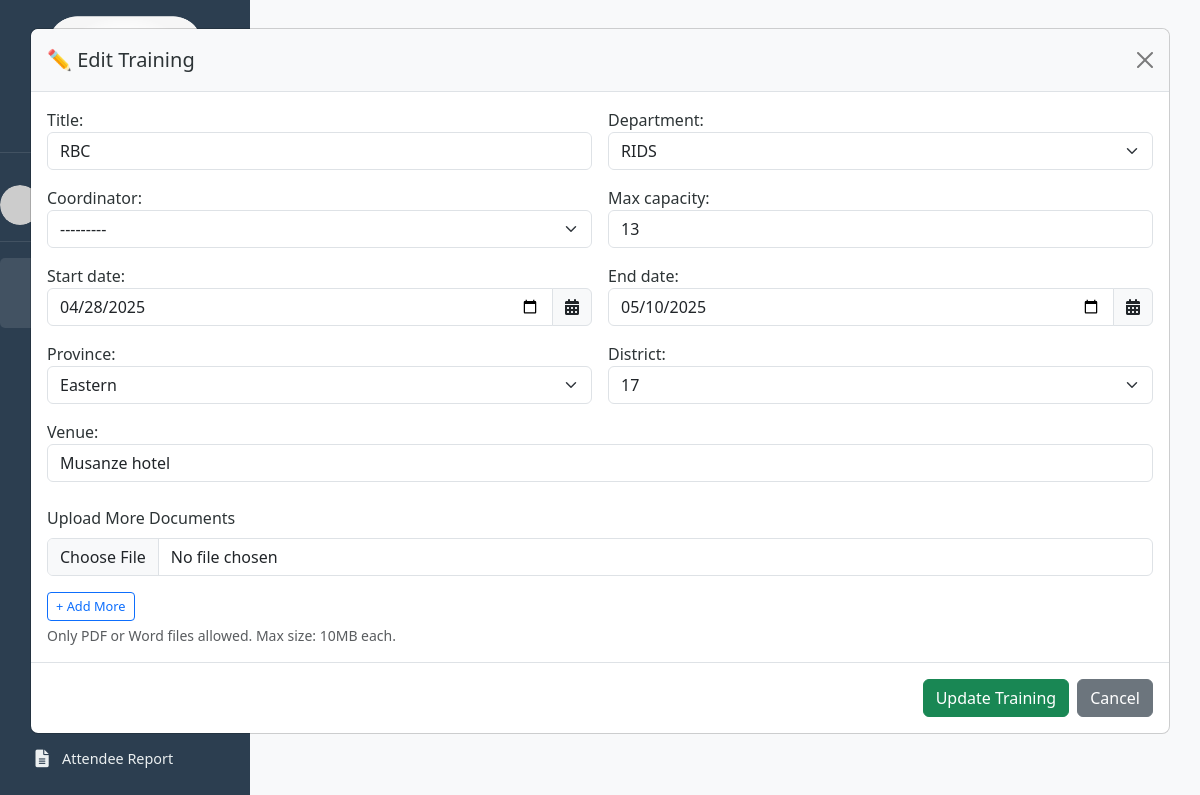
/trainings/edit/3/ (signed in), run on the app's committed database.
### trainings/models.py (models this page shows, shortened)
class Training(models.Model):
    STATUS_CHOICES = (
        ('pending', 'Pending Approval'),
        ('approved', 'Approved'),
        ('rejected', 'Rejected'),
        ('in_progress', 'In Progress'),
        ('completed', 'Completed'),
        ('canceled', 'Canceled'),
    )
    title = models.CharField(max_length=200)
    department = models.ForeignKey(Department, on_delete=models.SET_NULL, null=True, blank=True)
    province = models.ForeignKey(Province, on_delete=models.SET_NULL, null=True, blank=True)
    district = models.ForeignKey(District, on_delete=models.SET_NULL, null=True, blank=True)
    venue = models.CharField(max_length=255)
    start_date = models.DateField()
    end_date = models.DateField()
    max_capacity = models.PositiveIntegerField()
    rejection_reason = models.TextField(blank=True, null=True)
    coordinator = models.ForeignKey(
        'Staff',
        on_delete=models.SET_NULL,
        null=True,
        blank=True,
        related_name='coordinated_trainings'
    )
    created_by = models.ForeignKey('Staff', on_delete=models.CASCADE)
    status = models.CharField(max_length=20, choices=STATUS_CHOICES, default='pending')
    created_at = models.DateTimeField(auto_now_add=True)
    class Meta:
        ordering = ['-created_at']

### trainings/views.py (the view)
# urls.py: path('trainings/edit/<int:pk>/', views.training_edit, name='training_edit'),
@login_required
def training_edit(request, pk):
    training = get_object_or_404(Training, pk=pk)
    staff = request.user
    if staff != training.created_by and staff.role != 'admin':
        messages.error(request, "You are not authorized to edit this training.")
        return redirect('training_list')
    if request.method == 'POST':
        form = TrainingForm(request.POST, request.FILES, instance=training, user=staff)
        files = request.FILES.getlist('documents')
        if form.is_valid():
            training = form.save(commit=False)
            training.status = 'pending'  # Reset to pending
            training.rejection_reason = None
            training.save()
            for file in files:
                if file.name.lower().endswith(('.pdf', '.doc', '.docx')) and file.size <= 10 * 1024 * 1024:
                    TrainingDocument.objects.create(training=training, file=file)
            messages.success(request, "Training updated and sent for re-approval.")
            return redirect('training_list')
        else:
            messages.error(request, "Form has errors.")
    else:
        form = TrainingForm(instance=training, user=staff)
    documents = training.documents.all()
    return render(request, 'trainings/training_edit_form.html', {
        'form': form,
        'staff': staff,
        'training': training,
        'documents': documents,
    })

### trainings/forms.py (shortened to what this page needs)
class TrainingForm(forms.ModelForm):
    class Meta:
        model = Training
        exclude = [
            'created_by', 'status', 'created_at',
            'concept_note', 'participant_list', 'agenda', 'rejection_reason',
        ]
        widgets = {
            'start_date': forms.DateInput(attrs={'type': 'date'}),
            'end_date': forms.DateInput(attrs={'type': 'date'}),
            'venue': forms.TextInput(attrs={'class': 'form-control', 'placeholder': 'Enter venue name (e.g., Serena Hotel)'}),
        }
    def __init__(self, *args, **kwargs):
        user = kwargs.pop('user', None)
        super().__init__(*args, **kwargs)
        self.fields['coordinator'].queryset = Staff.objects.filter(role='supervisor')
        if user and hasattr(user, 'staff') and user.staff.role == 'regular':
            self.fields['department'].queryset = Department.objects.filter(id=user.staff.department.id)
            self.fields['department'].initial = user.staff.department
            self.fields['department'].widget.attrs['readonly'] = True

### trainings/models.py (called while the page is built)
    def __str__(self):
        return self.name

    def __str__(self):
        return self.name

### trainings/templatetags/form_extras.py (called while the page is built)
@register.filter(name='add_class')
def add_class(field, css):
    if isinstance(field, BoundField):
        return field.as_widget(attrs={"class": css})
    return field  # return original value if it's not a form field

### trainings/templates/trainings/training_edit_form.html (shortened to what this page needs)
{% extends 'base.html' %}
{% load form_extras %}
{% block content %}
{% include 'trainings/sidebar.html' %}
<div class="modal fade" id="editTrainingModal" tabindex="-1" aria-labelledby="editTrainingModalLabel" aria-hidden="true">
  <div class="modal-dialog modal-xl modal-dialog-scrollable">
    <div class="modal-content">
      <div class="modal-header bg-light">
        <h5 class="modal-title" id="editTrainingModalLabel">✏️ Edit Training</h5>
        <a href="{% url 'training_list' %}" class="btn-close" aria-label="Close"></a>
      </div>
      <div class="modal-body">
        <form method="post" enctype="multipart/form-data" action="{% url 'training_edit' training.id %}" id="editTrainingForm">
          <div class="row g-3">
            <div class="col-md-6">{{ form.title.label_tag }} {{ form.title|add_class:"form-control" }}</div>
            <div class="col-md-6">{{ form.department.label_tag }} {{ form.department|add_class:"form-select" }}</div>
            <div class="col-md-6">{{ form.coordinator.label_tag }} {{ form.coordinator|add_class:"form-select" }}</div>
            <div class="col-md-6">{{ form.max_capacity.label_tag }} {{ form.max_capacity|add_class:"form-control" }}</div>
            <div class="col-md-6">
              {{ form.start_date.label_tag }}
              <div class="input-group">{{ form.start_date|add_class:"form-control" }}
                <span class="input-group-text"><i class="fas fa-calendar-alt"></i></span>
              </div>
            </div>
            <div class="col-md-6">
              {{ form.end_date.label_tag }}
              <div class="input-group">{{ form.end_date|add_class:"form-control" }}
                <span class="input-group-text"><i class="fas fa-calendar-alt"></i></span>
              </div>
            </div>
            <div class="col-md-6">{{ form.province.label_tag }} {{ form.province|add_class:"form-select" }}</div>
            <div class="col-md-6">
              {{ form.district.label_tag }}
              <select id="id_district" name="district" class="form-select">
                <option value="{{ form.district.value }}">{{ form.district.value }}</option>
              </select>
            </div>
            <div class="col-md-12">{{ form.venue.label_tag }} {{ form.venue|add_class:"form-control" }}</div>
            <div class="col-md-12 mt-4">
              <label class="form-label">Upload More Documents</label>
              <div id="edit-file-upload-area">
                <input type="file" name="documents" class="form-control mb-2" accept=".pdf,.doc,.docx">
              </div>
              <button type="button" class="btn btn-sm btn-outline-primary mt-2" onclick="addMoreEditFiles()">+ Add More</button>
              <div class="form-text">Only PDF or Word files allowed. Max size: 10MB each.</div>
            </div>
          </div>
        </form>
      </div>
      <div class="modal-footer">
        <button type="submit" class="btn btn-success" form="editTrainingForm">Update Training</button>
        <a href="{% url 'training_list' %}" class="btn btn-secondary">Cancel</a>
      </div>
    </div>
  </div>
</div>
{% endblock %}

### trainings/static/css/main_admin.css (style rules this page uses)
:root { --primary-color: #6c5ce7; --secondary-color: #00b894; --danger-color: #ff7675; --warning-color: #fdcb6e; --text-color: #2d3436; --light-text: #636e72; --bg-color: #f5f6fa; --card-bg: #ffffff; --sidebar-bg: #2c3e50; --sidebar-text: #ecf0f1; }
body { background-color: var(--bg-color); color: var(--text-color); font-family: 'Segoe UI', Tahoma, Geneva, Verdana, sans-serif; margin: 0; padding: 0; }
.btn-sm { padding: 0.25rem 0.5rem; border-radius: 4px; font-size: 0.8rem; }
html, body { height: 100%; margin: 0; padding: 0; scroll-behavior: smooth; overflow-x: hidden; }
body { display: flex; flex-direction: column; }

### trainings/templates/trainings/training_edit_form.html (style rules this page uses)
body.modal-open { overflow: auto; }

### data on the page
Training: title "RBC", department "RIDS", coordinator "---------", max_capacity "13", start_date "04/28/2025", end_date "05/10/2025", province "Eastern", venue "Musanze hotel"

### other printed values
form field district "17"
